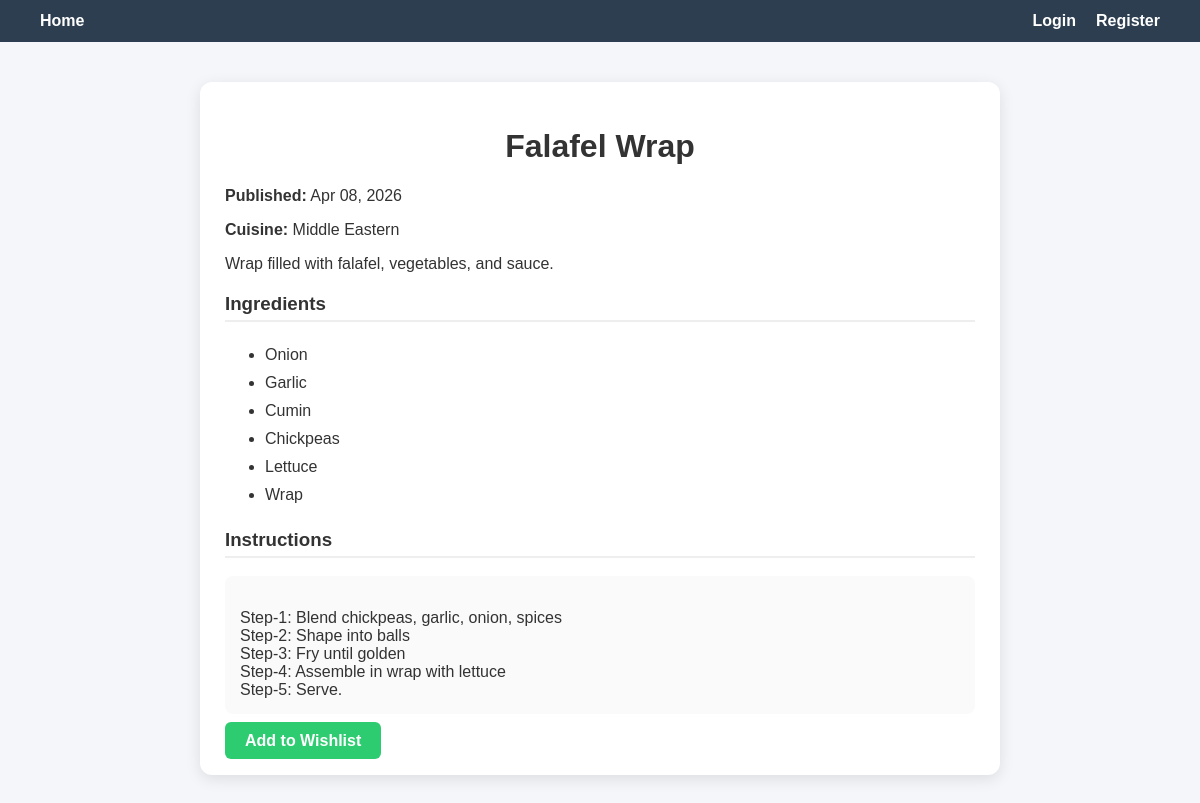
Screenshot of /recipe/563/ with the database file from the repository.
### recipes/models.py (models this page shows, shortened)
class Recipe(models.Model):
    name = models.CharField(max_length=200)
    description = models.TextField()
    instructions = models.TextField()
    ingredients = models.ManyToManyField(Ingredient)
    created_at = models.DateTimeField(auto_now_add=True)
    cuisine = models.CharField(max_length=100, default='Unknown')
    class Meta:
        ordering = ['-created_at']

class Ingredient(models.Model):
    name = models.CharField(max_length=100)

### recipes/views.py (the view)
# urls.py: path('recipe/<int:id>/', views.recipe_detail, name='recipe_detail'),
def recipe_detail(request, id):
    recipe = get_object_or_404(Recipe, id=id)
    return render(request, 'recipes/detail.html', {'recipe': recipe})

### recipes/templates/recipes/detail.html
{% extends 'recipes/base.html' %}
{% block content %}
<div class="detail-card">
    <h1>{{ recipe.name }}</h1>
    <p><strong>Published:</strong> {{ recipe.created_at|date:"M d, Y" }}</p>
    <p><strong>Cuisine:</strong> {{ recipe.cuisine }}</p>
    <p>{{ recipe.description }}</p>
    <h3 class="section-title">Ingredients</h3>
    <ul class="ingredients">
        {% for ingredient in recipe.ingredients.all %}
            <li>{{ ingredient.name }}</li>
        {% endfor %}
    </ul>
    <h3 class="section-title">Instructions</h3>
    <div class="steps">
         {{ recipe.instructions|linebreaksbr }}
    </div>
    <br>
    <a href="{% url 'add_to_wishlist' recipe.id %}" class="btn-primary">
        Add to Wishlist
    </a>
</div>
{% endblock %}

### recipes/static/recipes/style.css (style rules this page uses)
body { font-family: Arial, sans-serif; background-color: #f4f6f9; margin: 0; color: #333; }
h1 { text-align: center; }
a { text-decoration: none; }
.btn-primary { padding: 10px 20px; background-color: #2ecc71; border: none; color: white; font-weight: bold; border-radius: 6px; cursor: pointer; margin-top: 10px; }
.detail-card { background: white; padding: 25px; border-radius: 12px; box-shadow: 0 4px 15px rgba(0,0,0,0.1); }
.section-title { margin-top: 20px; border-bottom: 2px solid #eee; padding-bottom: 5px; }
.ingredients li { padding: 5px 0; }
.steps { white-space: pre-line; background: #fafafa; padding: 15px; border-radius: 8px; }

### rows the page displays
Recipe: name "Falafel Wrap", created_at "Apr 08, 2026", cuisine "Middle Eastern", description "Wrap filled with falafel, vegetables, and sauce.", instructions "Step-1: Blend chickpeas, garlic, onion, spices Step-2: Shape into balls Step-3: Fry until golden Step-4: Assemble in wrap with lettuce Step-5: Serve."
Ingredient: name "Onion"
Ingredient: name "Garlic"
Ingredient: name "Cumin"
Ingredient: name "Chickpeas"
Ingredient: name "Lettuce"
Ingredient: name "Wrap"
